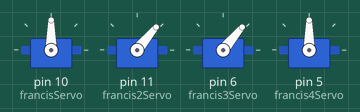
Simulated run of this sketch. Board: Arduino Uno, built with avr-gcc and run on an emulated ATmega328P. Parts: 4 × servo.

Above: at 1.05 s.
At 1.55 s:
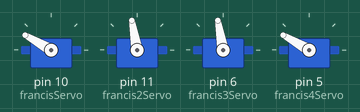
At 2.0 s:
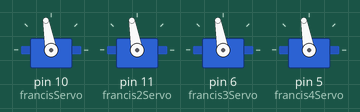
Timing chart, 0 to 4.0 s (numbered marks = the images above):
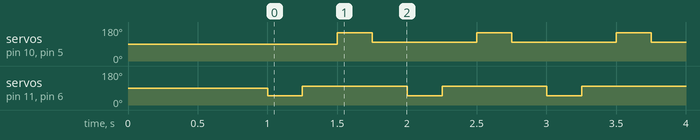

The sketch:

4_servo_test.ino
```cpp
// 2 Servo Motor Setup for Continuous and 180 deg servos


//Include the Servo Library
//Create a Servo Object

#include <Servo.h>
Servo francisServo;
Servo francis2Servo;
Servo francis3Servo;
Servo francis4Servo;

//Define the Pins
int servoPin = 9;

void setup() {
  //"Attach" the servo object
  //We don't need to set it as an output manually
  francisServo.attach(10);
  francis2Servo.attach(11);
  francis3Servo.attach(6);
  francis4Servo.attach(5);
  francisServo.write(90);
  francis2Servo.write(90);
  francis3Servo.write(90);
  francis4Servo.write(90);
  delay(1000);
  //the process is like serial, because serial has a default library
  //Servo.h is a library also.
}

void loop() {

  for (int i = 50; i < 150; i = i + 50) {

    francis2Servo.write(i);
    francis3Servo.write(i);
    delay(250);
  }
  for (int i =150; i > 50; i = i - 50) {
    francisServo.write(i);
    francis4Servo.write(i);
    delay(250);
  }


}
```

Measured:
- by itself, servo on pin 10 (francisServo), servo on pin 5 (francis4Servo): alternates 150° for 0.25 s and 100° for 0.75 s
- by itself, servo on pin 11 (francis2Servo), servo on pin 6 (francis3Servo): alternates 100° for 0.75 s and 50° for 0.25 s
